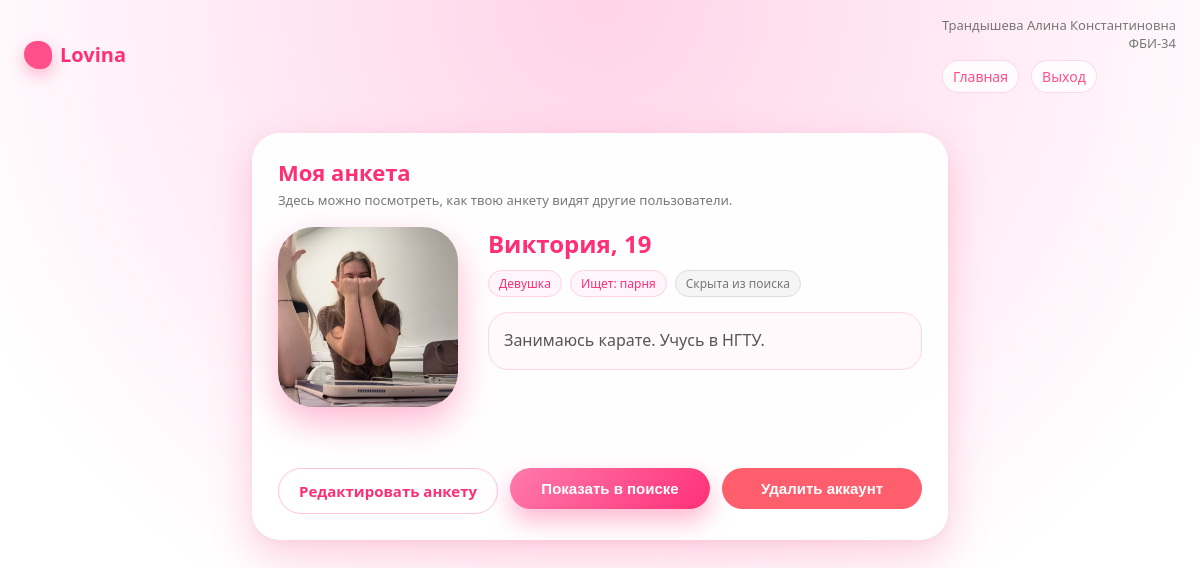
Screenshot of /profile (signed in) with the database file from the repository.
### tables this page shows
CREATE TABLE profiles (
            id INTEGER PRIMARY KEY AUTOINCREMENT,
            user_id INTEGER NOT NULL,
            name TEXT NOT NULL,
            age INTEGER NOT NULL,
            gender TEXT NOT NULL,       -- 'M' / 'F'
            looking_for TEXT NOT NULL,  -- 'M' / 'F'
            about TEXT,
            photo_filename TEXT,
            is_hidden INTEGER NOT NULL DEFAULT 0,
            FOREIGN KEY (user_id) REFERENCES users(id) ON DELETE CASCADE
        );

### app.py (the view)
@app.route("/profile")
@login_required
def profile_view():
    user = current_user()
    profile = get_profile(user['id'])
    if not profile:
        flash("Сначала заполните анкету", "warning")
        return redirect(url_for("edit_profile"))
    return render_template("profile_view.html", user=user, profile=profile)

### app.py (called while the page is built)
def get_db():
    conn = sqlite3.connect(app.config['DATABASE'])
    conn.row_factory = sqlite3.Row
    conn.execute("PRAGMA foreign_keys = ON;")
    return conn

@app.context_processor
def inject_student_info():
    return dict(student_fio=STUDENT_FIO, student_group=STUDENT_GROUP)

def current_user():
    user_id = session.get('user_id')
    if not user_id:
        return None
    conn = get_db()
    user = conn.execute("SELECT * FROM users WHERE id = ?", (user_id,)).fetchone()
    conn.close()
    return user

def get_profile(user_id):
    conn = get_db()
    profile = conn.execute(
        "SELECT * FROM profiles WHERE user_id = ?", (user_id,)
    ).fetchone()
    conn.close()
    return profile

def login_required(func):
    from functools import wraps
    @wraps(func)
    def wrapper(*args, **kwargs):
        if not session.get('user_id'):
            flash("Необходимо войти на сайт", "warning")
            return redirect(url_for('login', next=request.path))
        return func(*args, **kwargs)
    return wrapper

### templates/profile_view.html (shortened to what this page needs)
{% extends "base.html" %}
{% block content %}
<h1 class="card-title">Моя анкета</h1>
<p class="card-subtitle">
    Здесь можно посмотреть, как твою анкету видят другие пользователи.
</p>
{% if profile %}
<div class="profile-view">
    <div class="profile-view-main">
        <div class="profile-view-photo">
            {% if profile.photo_filename %}
                <img src="{{ url_for('static', filename='uploads/' ~ profile.photo_filename) }}"
                     alt="Фото профиля"
                     class="profile-view-img">
            {% else %}
                <div class="profile-view-placeholder">
                    {{ profile.name[0] if profile.name }}
                </div>
            {% endif %}
        </div>
        <div class="profile-view-info">
            <div class="profile-view-name">
                {{ profile.name }}, {{ profile.age }}
            </div>
            <div class="profile-view-tags">
                <span class="tag">
                    {% if profile.gender == 'F' %}Девушка{% else %}Парень{% endif %}
                </span>
                <span class="tag">
                    Ищет:
                    {% if profile.looking_for == 'F' %}девушку{% else %}парня{% endif %}
                </span>
                {% if profile.is_hidden %}
                    <span class="tag tag-muted">Скрыта из поиска</span>
                {% else %}
                    <span class="tag tag-success">Видна в поиске</span>
                {% endif %}
            </div>
            {% if profile.about %}
            <div class="profile-view-about">
                {{ profile.about }}
            </div>
            {% else %}
            <div class="profile-view-about muted">
                Ты ещё не написал(-а) о себе. Добавь пару фраз, чтобы рассказать о себе чуть больше.
            </div>
            {% endif %}
        </div>
    </div>
    <div class="profile-view-actions">
        <a href="{{ url_for('edit_profile') }}" class="btn btn-outline profile-view-btn">
            Редактировать анкету
        </a>
        <form action="{{ url_for('hide_profile') }}" method="post" style="display:inline;">
            <button type="submit" class="btn btn-primary profile-view-btn">
                {% if profile.is_hidden %}Показать в поиске{% else %}Скрыть из поиска{% endif %}
            </button>
        </form>
        <form action="{{ url_for('delete_account') }}" method="post" style="display:inline;"
              onsubmit="return confirm('Точно удалить аккаунт и анкету? Это действие нельзя отменить.');">
            <button type="submit" class="btn btn-danger profile-view-btn">
                Удалить аккаунт
            </button>
        </form>
    </div>
</div>
{% else %}
<p class="index-status">Анкета ещё не заполнена.</p>
{% endif %}
{% endblock %}

### templates/base.html (style rules this page uses)
* { box-sizing: border-box; margin: 0; padding: 0; }
body { font-family: system-ui, -apple-system, BlinkMacSystemFont, "Segoe UI", sans-serif; min-height: 100vh; background: radial-gradient(circle at top, #ffd3e8 0, #ffe6f2 30%, #ffffff 70%); color: #333; display: flex; flex-direction: column; }
a { color: #ff4f8b; text-decoration: none; }
.card-title { font-size: 22px; font-weight: 700; color: #ff2f76; margin-bottom: 4px; }
.card-subtitle { font-size: 13px; color: #777; margin-bottom: 18px; }
.btn { display: inline-flex; align-items: center; justify-content: center; padding: 9px 14px; border-radius: 999px; border: none; cursor: pointer; font-size: 14px; font-weight: 600; transition: transform 0.08s ease, box-shadow 0.12s ease, background 0.12s ease; }
.btn-primary { background: linear-gradient(135deg, #ff7bab, #ff2f76); color: #fff; box-shadow: 0 12px 24px rgba(255, 79, 139, 0.4); }
.btn-outline { background: transparent; color: #ff2f76; border: 1px solid #ffc1dd; }
.btn-danger { background: #ff5f6c; color: #fff; }
.profile-view { margin-top: 6px; display: flex; flex-direction: column; gap: 16px; }
.profile-view-main { display: flex; gap: 18px; }
.profile-view-photo { flex: 0 0 140px; display: flex; justify-content: center; }
.profile-view-img { width: 140px; height: 140px; border-radius: 32px; object-fit: cover; box-shadow: 0 12px 30px rgba(255, 80, 140, 0.35); }
.profile-view-info { flex: 1; }
.profile-view-name { font-size: 20px; font-weight: 700; color: #ff2f76; margin-bottom: 6px; }
.profile-view-tags { display: flex; flex-wrap: wrap; gap: 6px; margin-bottom: 8px; }
.tag { font-size: 12px; padding: 4px 10px; border-radius: 999px; background: #fff5fb; border: 1px solid #ffd0e6; color: #ff2f76; }
.tag-muted { background: #f5f5f5; border-color: #ddd; color: #777; }
.profile-view-about { font-size: 14px; color: #555; line-height: 1.5; }
.profile-view-actions { display: flex; flex-wrap: wrap; gap: 10px; justify-content: center; margin-top: 6px; }
.profile-view-btn { min-width: 190px; }

### templates/profile_view.html (style rules this page uses)
.profile-view-main { display: flex; gap: 30px; align-items: flex-start; margin-bottom: 25px; }
.profile-view-photo { flex: 0 0 180px; display: flex; justify-content: center; }
.profile-view-img { width: 180px; height: 180px; border-radius: 35px; object-fit: cover; box-shadow: 0 15px 35px rgba(255, 80, 140, 0.4); }
.profile-view-info { flex: 1; }
.profile-view-name { font-size: 24px; font-weight: 700; color: #ff2f76; margin-bottom: 10px; }
.profile-view-tags { display: flex; flex-wrap: wrap; gap: 8px; margin-bottom: 15px; }
.profile-view-about { font-size: 16px; color: #555; line-height: 1.6; padding: 15px; background: #fff9fc; border-radius: 20px; border: 1px solid #ffd5e9; }
.profile-view-actions { display: flex; flex-wrap: wrap; gap: 12px; justify-content: center; margin-top: 20px; }
.profile-view-btn { min-width: 200px; padding: 12px 20px; font-size: 15px; }

### rows the page displays
profiles: photo_filename (picture), name "Виктория", age "19", about "Занимаюсь карате. Учусь в НГТУ."

### other values shown
{{ student_fio }} "Трандышева Алина Константиновна"
{{ student_group }} "ФБИ-34"
